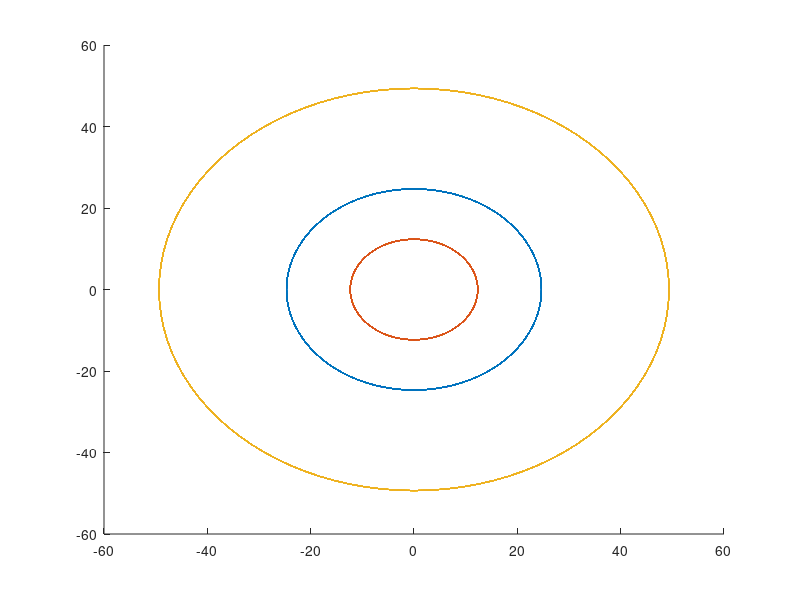
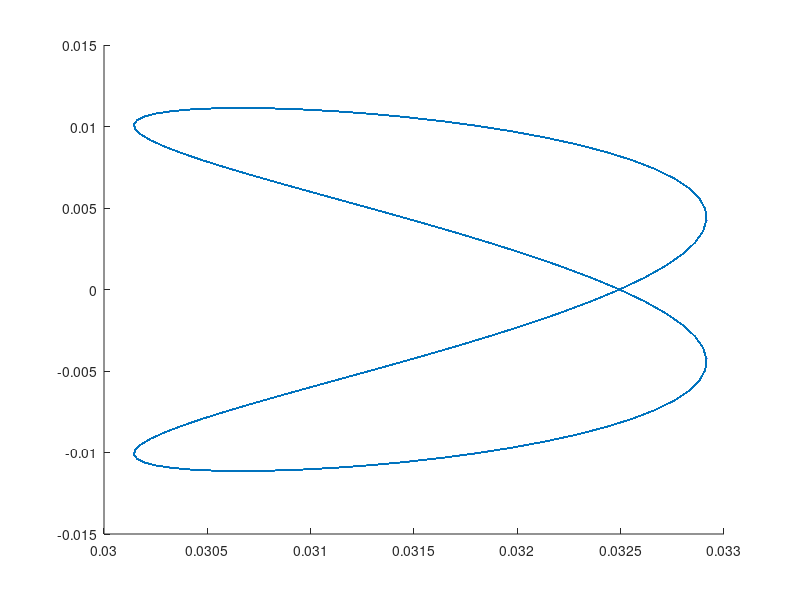

Here is the MATLAB script that generated these plots, in order:
clear all;
clc;
A1 = [10, 5, 20, 5, 20, 10, 5, 10, 20, 5, 20, 10, 5, 10, 20];
A2 = [10, 5, 20, 5, 20, 10, 5, 10, 20, 5, 20, 10, 5, 10, 20];
A3 = 20;
phase = pi / 2;
dt = 0.01;
t0 = 0;
n_iter = 20000;
l1 = 0.0308;
l2 = 0.088;

figure(3), hold on;

% Circle trajectory and plot 
for j=1:3
    for i=1:n_iter
        q1dd(i) = A1(j) * sin(2 * pi * t0);
        q1d(i) = ((-1/2)*pi) * A1(j) * cos(2 * pi * t0);
        q1(i) = (-power(((1/2)*pi),2)) * A1(j) * sin(2 * pi * t0);
        q2dd(i) = A2(j) * sin(2 * pi * t0 + phase);
        q2d(i) = ((-1/2)*pi) * A2(j) * cos(2 * pi * t0 + phase);
        q2(i) = (-power(((1/2)*pi),2)) * A2(j) * sin(2 * pi * t0 + phase);
        t0 = t0+dt;
        % Cartesian coordinates
        x(i) = l1 * cos(q1(i)*pi/180) + l2 * cos((q1(i) + q2(i))*pi/180);
        y(i) = l1 * sin(q1(i)*pi/180) + l2 * sin((q1(i) + q2(i))*pi/180);
    end
    plot(q1,q2);
    %plot(x,y);
end
hold off;

%eight trajectory and plot
t0 = 0;
figure(4), hold on;

for i=1:n_iter
    q1(i) = sin(2*pi*t0) * A3;
    q2(i) = cos(2*pi*t0 + pi/4) * A3;
    
    q1d(i) = cos(2*pi*t0) * (A3 * 2 * pi);
    q2d(i) = -sin(2*pi*t0 + pi/4)* (A3 * 2 * pi);
    
    q1dd(i) = (-sin(2*pi*t0)* (A3 * 4 * power(pi,2)));
    q2dd(i) = (-cos(2*pi*t0 + pi/4)* (A3 * 4 * power(pi,2)));
    t0 = t0+dt;
    %Cartesian coordinates
    x(i) = l1 * cos(q1(i)*pi/180) * (l2 * cos(q2(i)*pi/180) + cos(q2(i)*pi/180));
    y(i) = l1 * sin(q1(i)*pi/180) * (l2 * cos(q2(i)*pi/180) + cos(q2(i)*pi/180));
end
%plot(q1,q2);
plot(x,y);
hold off;
